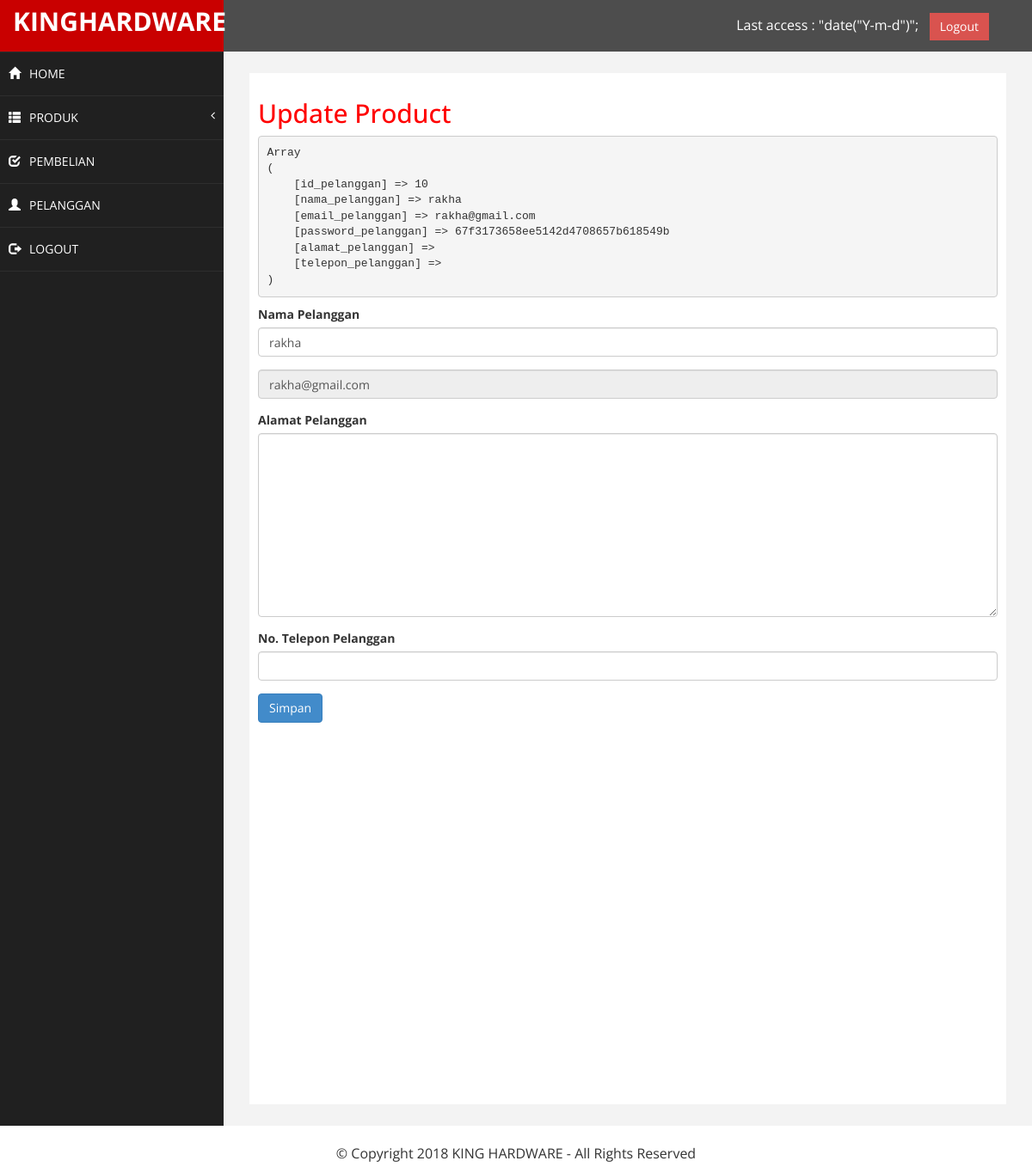
The page /Admin/index.php?halaman=ubahpelanggan&id=10 (signed in) on the database as committed earlier.
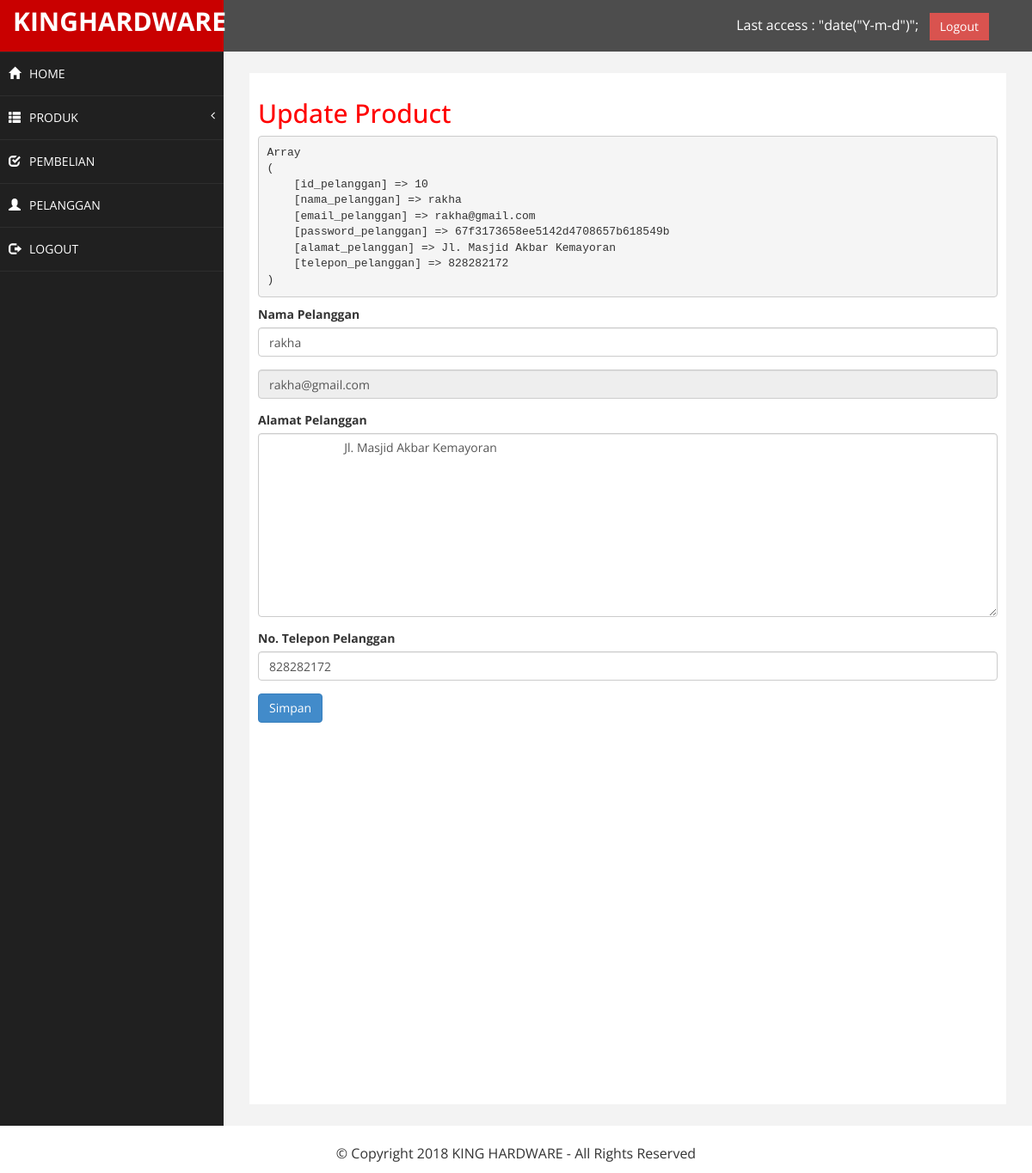
The same page on the database as committed later.
### tables this page shows
CREATE TABLE `pelanggan` (
  `id_pelanggan` int(11) NOT NULL,
  `nama_pelanggan` varchar(30) NOT NULL,
  `email_pelanggan` varchar(50) NOT NULL,
  `password_pelanggan` varchar(100) NOT NULL,
  `alamat_pelanggan` text,
  `telepon_pelanggan` int(20) DEFAULT NULL
);

### Admin/ubahpelanggan.php (the view, shortened to what the changed rows need)
<h2>Update Product</h2>
<?php
$ambil= $koneksi->query("SELECT * FROM pelanggan WHERE id_pelanggan='$_GET[id]'");
$pecah= $ambil->fetch_assoc();
echo "<pre>";
print_r($pecah);
echo "</pre>";
?>
<form method="post" enctype="multipart/form-data">
	<div class="form-group">
		<label>Nama Pelanggan</label>
		<input type="text" class="form-control" name="nama" value="<?php echo $pecah['nama_pelanggan']; ?>">
	</div>
	<div class="form-group">
		<input type="text" readonly value="<?php echo $pecah['email_pelanggan']; ?>" class="form-control">
	</div>
	<div class="form-group">
		<label>Alamat Pelanggan</label>
		<textarea class="form-control" name="alamat" rows="10">
			<?php echo $pecah['alamat_pelanggan']; ?>
		</textarea>
	</div>
	<div class="form-group">
		<label>No. Telepon Pelanggan</label>
		<input type="text" class="form-control" name="telepon" value="<?php echo $pecah['telepon_pelanggan']; ?>">
	</div>
	<button class="btn btn-primary" name="ubah">Simpan</button>
</form>

### Admin/index.php (shortened to what the changed rows need)
<?php
$koneksi = new mysqli("localhost","root","","ideshop");
?>
<!DOCTYPE html>
<html xmlns="http://www.w3.org/1999/xhtml">
<head>
    <link href="assets/css/bootstrap.css" rel="stylesheet" />
    <link href="assets/css/font-awesome.css" rel="stylesheet" />
    <link href="assets/js/morris/morris-0.4.3.min.css" rel="stylesheet" />
    <link href="assets/css/custom.css" rel="stylesheet" />
</head>
<body>
    <div id="wrapper">
        <div id="page-wrapper" >
            <div id="page-inner">
                <?php
                if (isset($_GET['halaman']))
                {
                    if ($_GET['halaman']=="produk")
                    {
                        include 'produk.php';
                    }
                    elseif ($_GET['halaman']=="kategori")
                    {
                        include 'kategori.php';
                    }
                    elseif ($_GET['halaman']=="vga")
                    {
                        include 'vga.php';
                    }
                    elseif ($_GET['halaman']=="ram")
                    {
                        include 'ram.php';
                    }
                    elseif ($_GET['halaman']=="processor")
                    {
                        include 'processor.php';
                    }
                    elseif ($_GET['halaman']=="harddisk")
                    {
                        include 'harddisk.php';
                    }
                    elseif ($_GET['halaman']=="mobo")
                    {
                        include 'mobo.php';
                    }
                    elseif ($_GET['halaman']=="psu")
                    {
                        include 'psu.php';
                    }
                    elseif ($_GET['halaman']=="pembelian")
                    {
                        include 'pembelian.php';
                    }
                    elseif ($_GET['halaman']=="pelanggan")
                    {
                        include 'pelanggan.php';
                    }
                    elseif ($_GET['halaman']=="detail")
                    {
                        include 'detail.php';
                    }
                    elseif ($_GET['halaman']=="tambahproduk")
                    {
                        include 'tambahproduk.php';
                    }
                    elseif ($_GET['halaman']=="tambahpelanggan")
                    {
                        include 'tambahpelanggan.php';
                    }
                    elseif ($_GET['halaman']=="hapusproduk")
                    {
                        include 'hapusproduk.php';
                    }
                    elseif ($_GET['halaman']=="ubahproduk")
                    {
                        include 'ubahproduk.php';
                    }
                    elseif ($_GET['halaman']=="hapuspelanggan")
                    {
                        include 'hapuspelanggan.php';
                    }
                    elseif ($_GET['halaman']=="ubahpelanggan")
                    {
                        include 'ubahpelanggan.php';
                    }
                    elseif ($_GET['halaman']=="logout")
                    {
                        include 'logout.php';
                    }
                }
                else
                {
                    include 'home.php';
                }
                ?>
                    </div>
                </div>
            </div>
</body>
</html>

Rows that differ between the two databases and show on the page:
changed pelanggan "rakha": alamat (not shown) → "Jl. Masjid Akbar Kemayoran"; telepon (not shown) → "828282172"
Other text that changed with them:
text no longer shown: "Array ( [id_pelanggan] => 10 [nama_pelanggan] => rakha [email_pelanggan] => rakha@gmail.com [password_pelanggan] => 67f3173658ee5142d4708657b618549b [alamat_pelanggan] => [telepon_pelanggan] => )"
text now shown: "Array ( [id_pelanggan] => 10 [nama_pelanggan] => rakha [email_pelanggan] => rakha@gmail.com [password_pelanggan] => 67f3173658ee5142d4708657b618549b [alamat_pelanggan] => Jl. Masjid Akbar Kemayoran [telepon_pelanggan] => 828282172 )"
